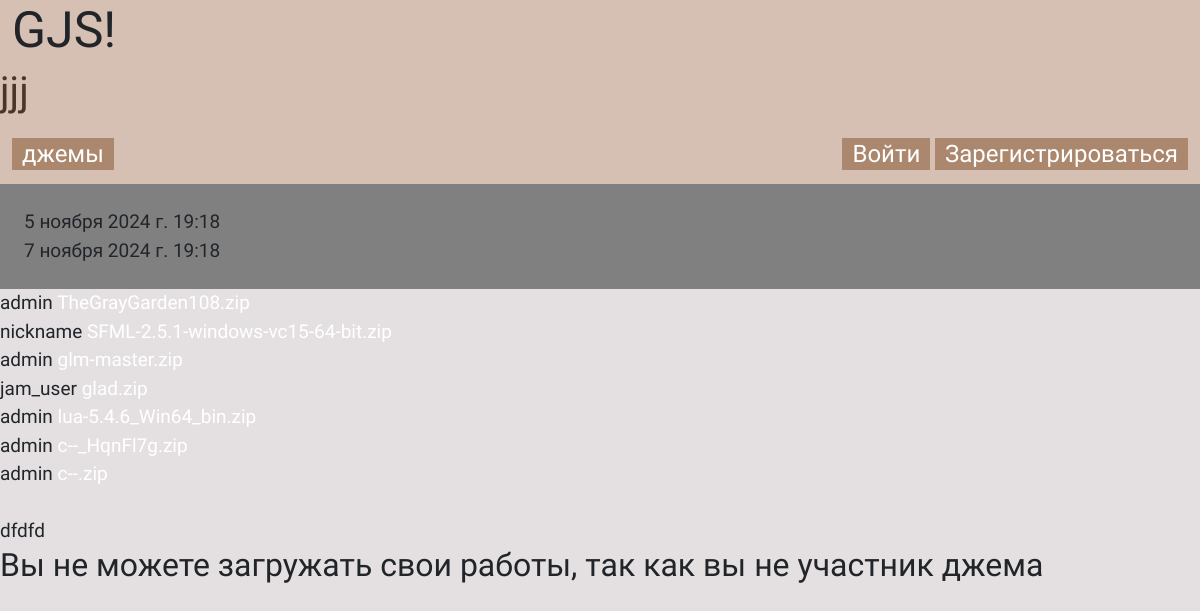
Page /jams/afa75d8e-78e4-4aea-a6cc-a4ac3ef5a81c/ on the earlier database version.
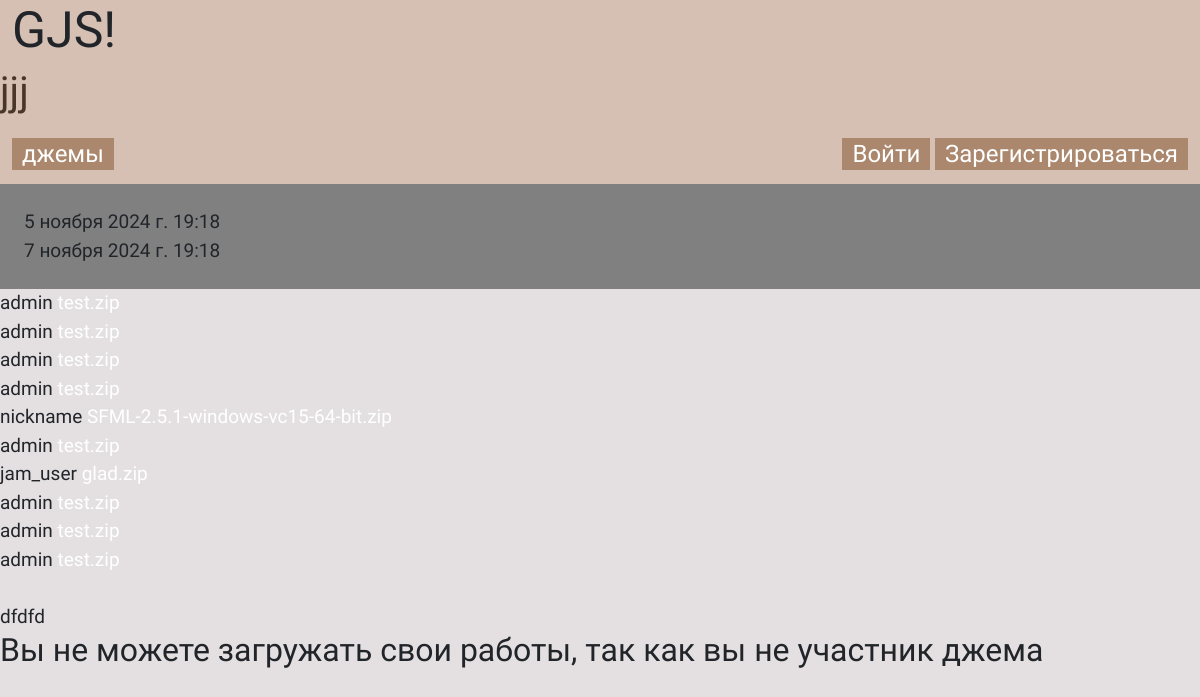
Same page on the later database version.
### jams/models.py (models this page shows, shortened)
class UploadFile(models.Model):
    file = models.FileField(upload_to="zip_uploads/")
    uploaded_time = models.DateTimeField(auto_now_add=True)
    jam_uuid = models.ForeignKey(GameJams, on_delete=models.CASCADE)
    user = models.ForeignKey(User, on_delete=models.CASCADE)

### users/models.py (models this page shows)
class User(AbstractUser):
    email = models.EmailField(unique=True, verbose_name="Электронная почта")
    USERNAME_FIELD = 'email'
    REQUIRED_FIELDS = []

### jams/views.py (the view)
# urls.py: path('<uuid:uuid>/', views.GameJamDetail.as_view(), name='gamejam_detail'),
class GameJamDetail(DetailView):
    model = GameJams
    template_name = 'pages/jams_pages/gamejam_detail.html'
    context_object_name = "gamejam_detail"
    def get_context_data(self, **kwargs):
        context = super().get_context_data(**kwargs)
        user_games = UploadFile.objects.filter(jam_uuid=self.object.uuid).order_by('-uploaded_time')
        for game in user_games:
            game.cleaned_name = game.file.name.replace('zip_uploads/', '')
        context["user_games"] = user_games
        if self.object.status == 'FN':
            context["user_avg_rating"] = count_final_rating(self.object.uuid)
        return context
    def get_object(self, queryset=None):
        return GameJams.objects.get(uuid=self.kwargs.get("uuid"))

### templates/pages/jams_pages/gamejam_detail.html (shortened to what this page needs)
{% extends 'base.html' %}
{% block headercontent %}
<div class="div-header">
    <div class="container-title">
        <h1>{{gamejam_detail.title}}</h1>
    </div>
</div>
<div class="profile-header">
    <div>
        <a href="{% url 'jams_list' %}" class="a-button">джемы</a>
    </div>
    <div>
        {% if request.user.is_authenticated %}
            <a href="{% url 'profile_detail' request.user.username %}" class="a-button">{{request.user.username}}</a>
        {% else %}
            <a href="{% url 'login' %}" class="a-button">Войти</a>
            <a href="{% url 'regist' %}" class="a-button">Зарегистрироваться</a>
        {% endif %}
    </div>
</div>
{% endblock %}
{% block content %}
<div class="jam-container">
    <div class="container-date">
        {{gamejam_detail.date_start}}
        <br>
        {{gamejam_detail.date_end}}
    </div>
    {% for user_game in user_games %}
        {{ user_game.user.username }}
        <a href="{% url 'download_file' gamejam_detail.uuid user_game.id %}">
            {{ user_game.cleaned_name }}</a>
        <br>
    {% endfor %}
    <br>
    {% if gamejam_detail.status == 'OG' %}
        {{gamejam_detail.theme}}
        {% if request.user in gamejam_detail.users.all %}
        <form action="{% url 'upload-game' gamejam_detail.uuid %}" method="post" enctype="multipart/form-data">
            {% csrf_token %}
            <input type="file" name="game">
            <input type="hidden" name="jam_uuid" value="{{gamejam_detail.uuid}}">
            <button type="submit" class="btn btn-secondary">Отправить</button>
        </form>
        {% else %}
        <h2>Вы не можете загружать свои работы, так как вы не участник джема</h2>
        {% endif %}
    {% endif %}
</div>
{% endblock %}

Differences in the rows shown:
added UploadFile: user.username "admin", cleaned_name "test.zip"
added UploadFile: user.username "admin", cleaned_name "test.zip"
added UploadFile: user.username "admin", cleaned_name "test.zip"
changed UploadFile (number 4 of 10 on the later page): cleaned_name "TheGrayGarden108.zip" → "test.zip"
changed UploadFile (number 6 of 10 on the later page): cleaned_name "glm-master.zip" → "test.zip"
changed UploadFile (number 8 of 10 on the later page): cleaned_name "lua-5.4.6_Win64_bin.zip" → "test.zip"
changed UploadFile (number 9 of 10 on the later page): cleaned_name "c--_HqnFl7g.zip" → "test.zip"
changed UploadFile (number 10 of 10 on the later page): cleaned_name "c--.zip" → "test.zip"
